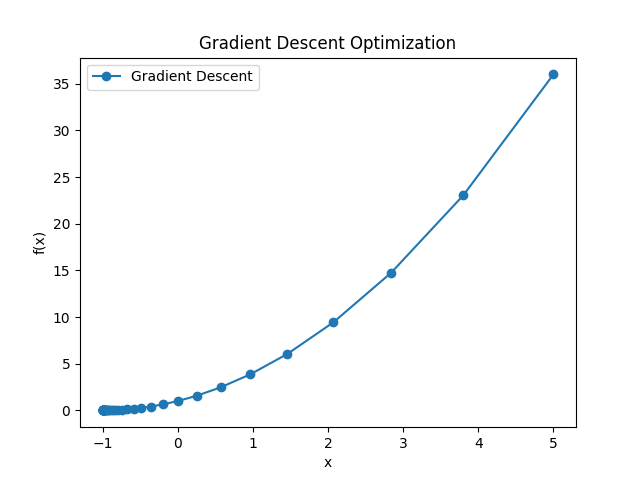

The script that drew this image:
import numpy as np
import matplotlib.pyplot as plt

def target_function(x):
    return x**2 + 2*x + 1

def gradient(x):
    return 2*x + 2

def gradient_descent(initial_x, learning_rate, num_iterations):
    x_values = []
    y_values = []

    x = initial_x
    for _ in range(num_iterations):
        x_values.append(x)
        y_values.append(target_function(x))

        x = x - learning_rate * gradient(x)

    return x_values, y_values

def plot_gradient_descent(x_values, y_values):
    plt.plot(x_values, y_values, '-o', label='Gradient Descent')
    plt.xlabel('x')
    plt.ylabel('f(x)')
    plt.title('Gradient Descent Optimization')
    plt.legend()
    plt.show()

if __name__ == "__main__":
    initial_x = 5.0  # 初始值
    learning_rate = 0.1  # 学习率
    num_iterations = 50  # 迭代次数

    x_values, y_values = gradient_descent(
        initial_x, learning_rate, num_iterations)
    plot_gradient_descent(x_values, y_values)
